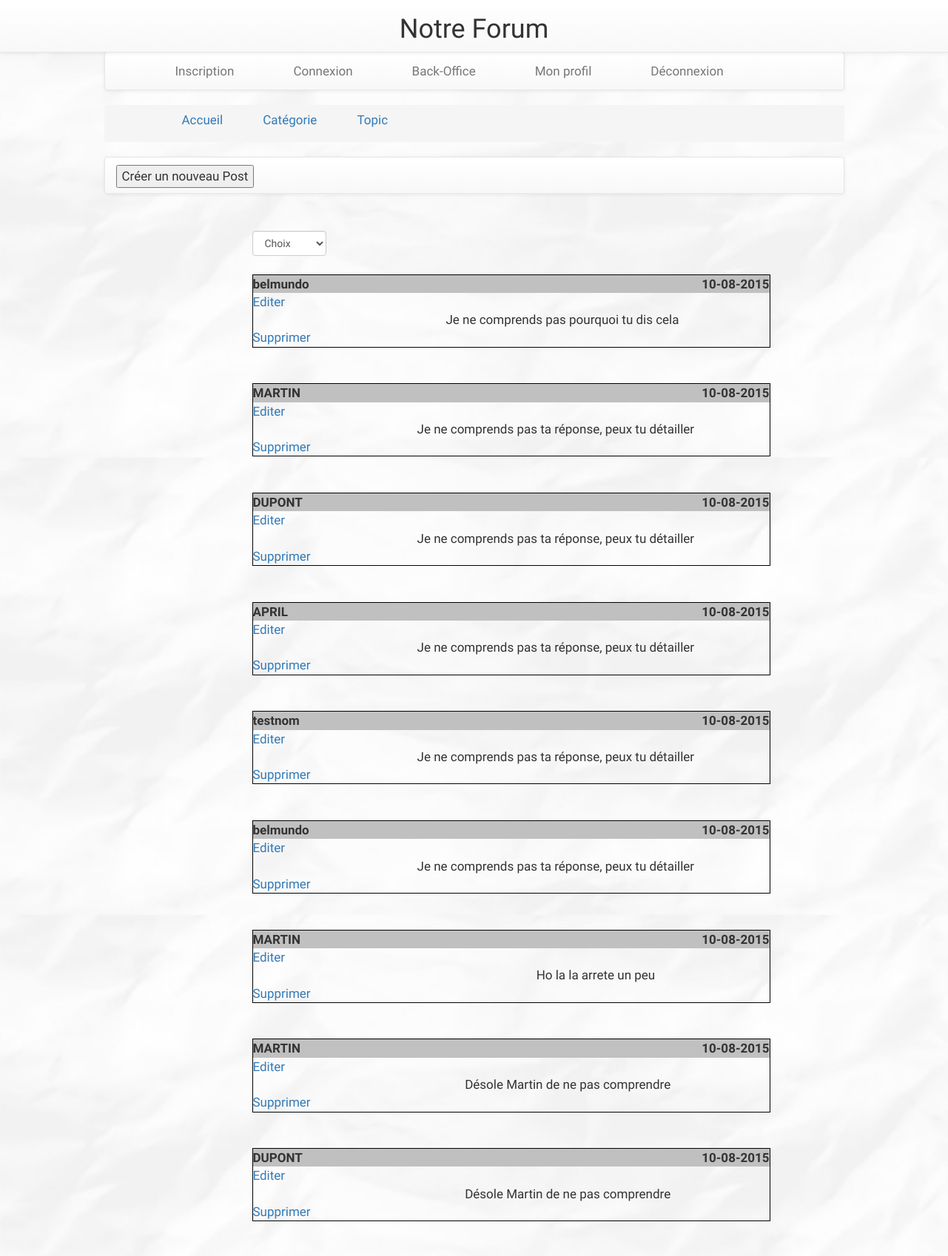
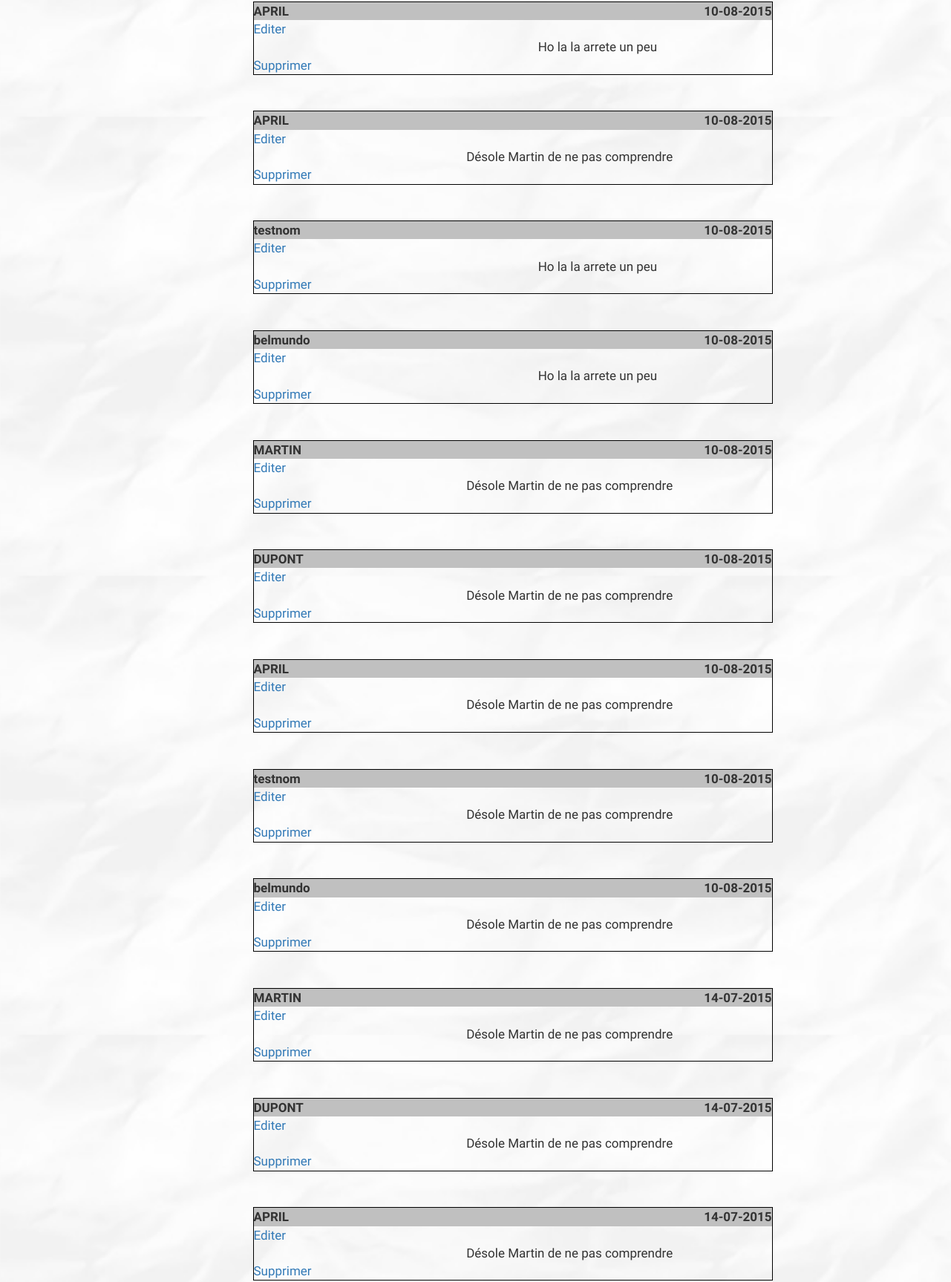
/post.php?idtopic=3 (upper part), run on the app's committed database (2 pictures, top to bottom).
### tables this page shows
CREATE TABLE `post` (
  `id_post` int(11) NOT NULL,
  `contenu` text NOT NULL,
  `date_post` timestamp NOT NULL DEFAULT CURRENT_TIMESTAMP ON UPDATE CURRENT_TIMESTAMP,
  `id_user` int(11) NOT NULL,
  `id_topic` int(11) NOT NULL
);

CREATE TABLE `user` (
  `id_user` int(11) NOT NULL,
  `nom` varchar(45) NOT NULL,
  `prenom` varchar(45) NOT NULL,
  `pseudo` varchar(45) NOT NULL,
  `mdphash` varchar(64) NOT NULL,
  `nais` date NOT NULL,
  `tel` varchar(10) NOT NULL,
  `email` varchar(45) NOT NULL,
  `profil` tinyint(4) NOT NULL
);

### controller/post.inc (called while the page is built, shortened)
<?php
$limite     = ( isset($_GET['limite']) && !empty($_GET['limite'])) ? $_GET['limite'] : ('');
$page       = ( isset($_GET['page']) && !empty($_GET['page'])) ? $_GET['page'] : ('');
$id_topic       = ( isset($_GET['idtopic']) && !empty($_GET['idtopic'])) ? $_GET['idtopic'] : ('');
$postRepo = PostAffDeleteRepo::getInstance();
$tableauRes     = $postRepo->getAllPostByCategorieByDate($id_topic,'',$limite,$page);
$retourValeur   = $postRepo->affichePost($tableauRes['rSql'],$id_topic,$limite,$page);
?>

### post.php (called while the page is built, shortened)
<?php
   require_once 'orm/PostAffDeleteRepo.class.inc';
   require_once 'controller/post.inc';
   require_once 'view/post.inc';
?>

### orm/AbstractRepo.class.inc (called while the page is built)
<?php
abstract class AbstractRepo {
	private $db;
	protected function __construct() {
		$db_host = 'localhost';
		$db_user = 'root';
		$db_pwd = '';
		$db_name = 'forum2';
		$this->db = new PDO("mysql:host=$db_host;dbname=$db_name;charset=utf8", $db_user, $db_pwd,
			array(PDO::ATTR_ERRMODE => PDO::ERRMODE_EXCEPTION));
	}
	public function getDb() {
		return $this->db;
	}
}
?>

### orm/PostAffDeleteRepo.class.inc (the view, shortened to what this page needs)
<?php
    require_once 'orm/AbstractRepo.class.inc';
    class PostAffDeleteRepo extends AbstractRepo
    {
        private static $instance;
        public static function getInstance()
        {
            if(isset(self::$instance))
            {
               return self::$instance;
            }else
            {
                self::$instance = new PostAffDeleteRepo();
                return self::$instance;
            }
        }
        public function getAllPostByCategorieByDate($id_categorie,$id_ssCategorie='',$nbLimite,$numPage)
        {
            $returnVal      = array();
            if ($id_ssCategorie != '' )
            {
                $sql = "SELECT * FROM post WHERE id_topic = " . $id_categorie . " AND id_ssCategorie = " . $id_ssCategorie . " ORDER BY date_post DESC";
            }else{
                $sql = "SELECT * FROM post WHERE id_topic = " . $id_categorie . " ORDER BY date_post DESC ";
            }
            $res = $this->getDb()->prepare($sql);
            $res->execute();
            if ($id_ssCategorie != '' )
            {
                $sql = "SELECT * FROM post WHERE id_topic = " . $id_categorie . " AND id_ssCategorie = " . $id_ssCategorie . " ORDER BY date_post DESC" . $numPage;
            }else{
                $sql = "SELECT * FROM post WHERE id_topic = " . $id_categorie . " ORDER BY date_post DESC " . $numPage;
            }
            $res = $this->getDb()->prepare($sql);
            $res->execute();
            $resultat = $res->fetchALL();
            if($resultat != '')
            {
                $pagination = "";
                $returnVal['rSql'] = $resultat;
                $returnVal['pagination'] = $pagination;
                return $returnVal;
            }else{
                return false;
            }
        }
       public function affichePost($tableau,$tmpIdTopic,$tmpLimite,$tmpPage)
       {
           $result  = "";
           if ($tableau != '')
           {
                foreach($tableau as $key => $value )
                {
                 $sql = "SELECT nom FROM user WHERE id_user = " .  $value['id_user'];
                 $res = $this->getDb()->prepare($sql);
                 $res->execute();
                 $tmpAuteur = $res->fetch();
                 $result .= "<br/><table id='tabPost'><tr>";
                 $result .= "<thead id='theadPost'><th>" . $tmpAuteur[0] . "</th>";
                 $result .= "<th class='rightPost'>" . strftime('%d-%m-%Y',strtotime($value['date_post'])) . "</th></thead>";
                 $result .= "</tr>";
                 $result .= '<tbody><td><div><a href=post.php?limite='.$tmpLimite.'&page='.$tmpPage.'&idtopic='.$tmpIdTopic.'&action=1&id=' . $value['id_post'] . '>Editer</a></div><br/><div><a href=post.php?limite='.$tmpLimite.'&page='.$tmpPage.'&idtopic='.$tmpIdTopic.'&action=2&id=' . $value['id_post'] . '>Supprimer</a></div></td>';
                 $result .= "<td class='centerPost'>" . $value['contenu'] . "</td></tbody>";
                 $result .= "</tr></table> <br/>";
                }
                if ($result != '')
                {
                    return $result;
                }
           }
       }
    }
?>

### css/style.css (style rules this page uses)
body { padding-top: 70px; width: 1000px; height: auto; text-align: justify; margin : auto; padding-bottom: 70px; font-family: "Aubrey"; font-size: 17px; background-image: url("images/background.jpg"); background-size: 100%; }
#tabPost { border: 1px solid black; width: 700px; margin-left: 20%; }
#theadPost { background-color: silver; }
.rightPost { text-align: right; }
.centerPost { text-align: center; }

### data on the page
post: id_user.nom "belmundo", date_post "10-08-2015", contenu "Je ne comprends pas pourquoi tu dis cela"
post: id_user.nom "MARTIN", date_post "10-08-2015", contenu "Je ne comprends pas ta réponse, peux tu détailler"
post: id_user.nom "DUPONT", date_post "10-08-2015", contenu "Je ne comprends pas ta réponse, peux tu détailler"
post: id_user.nom "APRIL", date_post "10-08-2015", contenu "Je ne comprends pas ta réponse, peux tu détailler"
post: id_user.nom "testnom", date_post "10-08-2015", contenu "Je ne comprends pas ta réponse, peux tu détailler"
post: id_user.nom "belmundo", date_post "10-08-2015", contenu "Je ne comprends pas ta réponse, peux tu détailler"
post: id_user.nom "MARTIN", date_post "10-08-2015", contenu "Ho la la arrete un peu"
post: id_user.nom "MARTIN", date_post "10-08-2015", contenu "Désole Martin de ne pas comprendre"
post: id_user.nom "DUPONT", date_post "10-08-2015", contenu "Désole Martin de ne pas comprendre"
post: id_user.nom "APRIL", date_post "10-08-2015", contenu "Ho la la arrete un peu"
post: id_user.nom "APRIL", date_post "10-08-2015", contenu "Désole Martin de ne pas comprendre"
post: id_user.nom "testnom", date_post "10-08-2015", contenu "Ho la la arrete un peu"
post: id_user.nom "belmundo", date_post "10-08-2015", contenu "Ho la la arrete un peu"
post: id_user.nom "MARTIN", date_post "10-08-2015", contenu "Désole Martin de ne pas comprendre"
post: id_user.nom "DUPONT", date_post "10-08-2015", contenu "Désole Martin de ne pas comprendre"
post: id_user.nom "APRIL", date_post "10-08-2015", contenu "Désole Martin de ne pas comprendre"
post: id_user.nom "testnom", date_post "10-08-2015", contenu "Désole Martin de ne pas comprendre"
post: id_user.nom "belmundo", date_post "10-08-2015", contenu "Désole Martin de ne pas comprendre"
post: id_user.nom "MARTIN", date_post "14-07-2015", contenu "Désole Martin de ne pas comprendre"
post: id_user.nom "DUPONT", date_post "14-07-2015", contenu "Désole Martin de ne pas comprendre"
post: id_user.nom "APRIL", date_post "14-07-2015", contenu "Désole Martin de ne pas comprendre"
